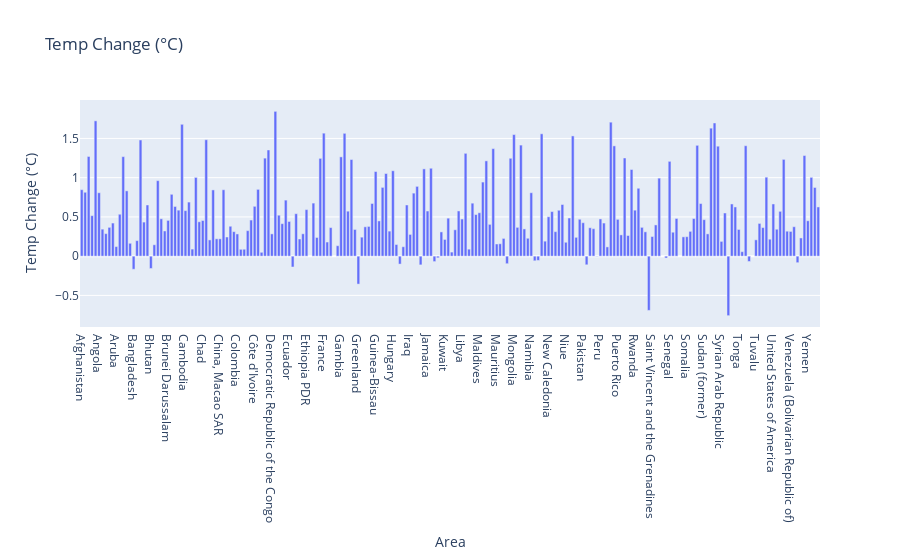

Notebook source saved alongside this figure:
### Code cell
import plotly.express as px
fig = px.bar(temp_ch_1990, x="Area", y="Temp Change (°C)", title='Temp Change (°C)')
fig.show()

### Figure 1 — Plotly figure (JSON) as saved in the notebook; plotly's stock layout.template omitted (floating-point values rounded to 4 significant figures; data arrays with more than 128 entries replaced by an {"elided": "..."} marker saying what was removed)
{"data": [{"alignmentgroup": "True", "hovertemplate": "Area=%{x}<br>Temp Change (°C)=%{y}<extra></extra>", "legendgroup": "", "marker": {"color": "#636efa", "pattern": {"shape": ""}}, "name": "", "offsetgroup": "", "orientation": "v", "showlegend": false, "textposition": "auto", "type": "bar", "x": {"elided": "214 str values"}, "xaxis": "x", "y": {"elided": "214 float values"}, "yaxis": "y"}], "layout": {"barmode": "relative", "legend": {"tracegroupgap": 0}, "title": {"text": "Temp Change (°C)"}, "xaxis": {"anchor": "y", "domain": [0, 1], "title": {"text": "Area"}}, "yaxis": {"anchor": "x", "domain": [0, 1], "title": {"text": "Temp Change (°C)"}}}}
